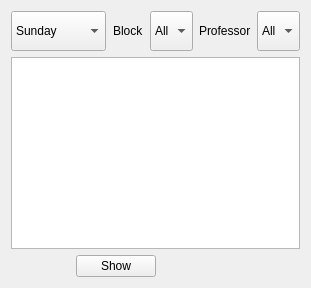
          <widget class="QWidget" name="tab_3">
           <attribute name="title">
            <string>Overview</string>
           </attribute>
           <layout class="QHBoxLayout" name="horizontalLayout_30">
            <item>
             <layout class="QVBoxLayout" name="verticalLayout_6">
              <item>
               <layout class="QHBoxLayout" name="horizontalLayout_29">
                <item>
                 <widget class="QComboBox" name="ov_day">
                  <property name="sizePolicy">
                   <sizepolicy hsizetype="Minimum" vsizetype="Maximum">
                    <horstretch>0</horstretch>
                    <verstretch>0</verstretch>
                   </sizepolicy>
                  </property>
                  <property name="minimumSize">
                   <size>
                    <width>0</width>
                    <height>40</height>
                   </size>
                  </property>
                  <item>
                   <property name="text">
                    <string>Sunday</string>
                   </property>
                  </item>
                  <item>
                   <property name="text">
                    <string>Monday</string>
                   </property>
                  </item>
                  <item>
                   <property name="text">
                    <string>Tuesday</string>
                   </property>
                  </item>
                  <item>
                   <property name="text">
                    <string>Wednesday</string>
                   </property>
                  </item>
                  <item>
                   <property name="text">
                    <string>Thursday</string>
                   </property>
                  </item>
                  <item>
                   <property name="text">
                    <string>Friday</string>
                   </property>
                  </item>
                 </widget>
                </item>
                <item>
                 <spacer name="horizontalSpacer_3">
                  <property name="orientation">
                   <enum>Qt::Horizontal</enum>
                  </property>
                  <property name="sizeType">
                   <enum>QSizePolicy::Minimum</enum>
                  </property>
                  <property name="sizeHint" stdset="0">
                   <size>
                    <width>1</width>
                    <height>10</height>
                   </size>
                  </property>
                 </spacer>
                </item>
                <item>
                 <widget class="QLabel" name="label_22">
                  <property name="sizePolicy">
                   <sizepolicy hsizetype="Maximum" vsizetype="Preferred">
                    <horstretch>0</horstretch>
                    <verstretch>0</verstretch>
                   </sizepolicy>
                  </property>
                  <property name="styleSheet">
                   <string notr="true"/>
                  </property>
                  <property name="text">
                   <string>Block</string>
                  </property>
                 </widget>
                </item>
                <item>
                 <widget class="QComboBox" name="ov_block">
                  <property name="minimumSize">
                   <size>
                    <width>0</width>
                    <height>40</height>
                   </size>
                  </property>
                  <item>
                   <property name="text">
                    <string>All</string>
                   </property>
                  </item>
                 </widget>
                </item>
                <item>
                 <widget class="QLabel" name="label_23">
                  <property name="sizePolicy">
                   <sizepolicy hsizetype="Maximum" vsizetype="Preferred">
                    <horstretch>0</horstretch>
                    <verstretch>0</verstretch>
                   </sizepolicy>
                  </property>
                  <property name="styleSheet">
                   <string notr="true"/>
                  </property>
                  <property name="text">
                   <string>Professor</string>
                  </property>
                 </widget>
                </item>
                <item>
                 <widget class="QComboBox" name="ov_professor">
                  <property name="sizePolicy">
                   <sizepolicy hsizetype="Minimum" vsizetype="Fixed">
                    <horstretch>0</horstretch>
                    <verstretch>0</verstretch>
                   </sizepolicy>
                  </property>
                  <property name="minimumSize">
                   <size>
                    <width>0</width>
                    <height>40</height>
                   </size>
                  </property>
                  <item>
                   <property name="text">
                    <string>All</string>
                   </property>
                  </item>
                 </widget>
                </item>
               </layout>
              </item>
              <item>
               <widget class="QTableView" name="ov_tableView">
                <property name="styleSheet">
                 <string notr="true"/>
                </property>
               </widget>
              </item>
              <item>
               <layout class="QHBoxLayout" name="horizontalLayout_28">
                <item>
                 <layout class="QHBoxLayout" name="horizontalLayout_22">
                  <item>
                   <spacer name="horizontalSpacer">
                    <property name="orientation">
                     <enum>Qt::Horizontal</enum>
                    </property>
                    <property name="sizeHint" stdset="0">
                     <size>
                      <width>40</width>
                      <height>20</height>
                     </size>
                    </property>
                   </spacer>
                  </item>
                  <item>
                   <widget class="QPushButton" name="ov_show">
                    <property name="sizePolicy">
                     <sizepolicy hsizetype="Maximum" vsizetype="Fixed">
                      <horstretch>0</horstretch>
                      <verstretch>0</verstretch>
                     </sizepolicy>
                    </property>
                    <property name="text">
                     <string>Show</string>
                    </property>
                   </widget>
                  </item>
                 </layout>
                </item>
                <item>
                 <spacer name="horizontalSpacer_2">
                  <property name="orientation">
                   <enum>Qt::Horizontal</enum>
                  </property>
                  <property name="sizeHint" stdset="0">
                   <size>
                    <width>40</width>
                    <height>20</height>
                   </size>
                  </property>
                 </spacer>
                </item>
               </layout>
              </item>
             </layout>
            </item>
           </layout>
          </widget>
